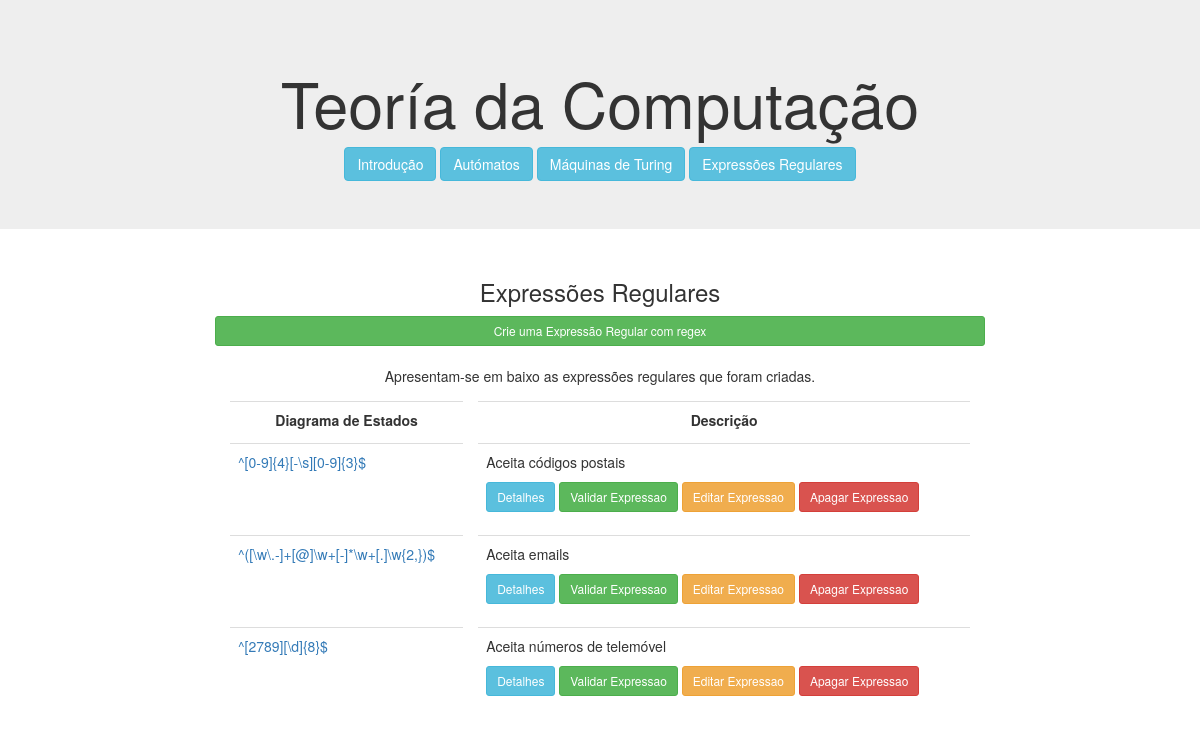
/expressoes/, run on the app's committed database.
### computacao/models.py (models this page shows, shortened)
class Expressao(models.Model):
    nome = models.CharField(max_length=100)
    descricao = models.CharField(max_length=100)
    regex = models.CharField(max_length=100)
    def printRegex(self):
        return self.regex

### computacao/views.py (the view)
# urls.py: path('expressoes/',views.expressoes,name='expressoes'),
def expressoes(request):
    context = {'expressoes': Expressao.objects.all()}
    return render(request, 'computacao/expressoes.html', context)

### computacao/templates/computacao/expressoes.html (shortened to what this page needs)
{% extends 'computacao/layout.html' %}
{% block main %}
    <main class="col-sm-12 text-center">
        <h3>Expressões Regulares</h3>
        <a href="{% url 'computacao:novaexpressao' %}" class="btn btn-success btn-sm btn-block">
        Crie uma Expressão Regular com regex
        </a>
        <br>
        <p>Apresentam-se em baixo as expressões regulares que foram criadas.</p>
        <table align="center" class="table" style="max-width:900px">
            <tr>
                <th class="text-center">Diagrama de Estados</th>
                <th class="text-center">Descrição</th>
            </tr>
            {% load static %}
            {% for expressao in expressoes %}
                <tr class="text-left">
                    <td>
                        <a href="{% url 'computacao:expressao' expressao.id %}">
                        {{expressao.printRegex}}
                        </a>
                    </td>
                    <td style="vertical-align:bottom">
                        <p>{{ expressao.descricao }}</p>
                        <p>
                            <a href="{% url 'computacao:expressao' expressao.id %}" class="btn btn-info  btn-sm">
                                Detalhes
                            </a>
                            <a href="{% url 'computacao:expressao' expressao.id %}" class="btn btn-success  btn-sm">
                                Validar Expressao
                            </a>
                            <a href="{% url 'computacao:editaexpressao' expressao.id %}" class="btn btn-warning  btn-sm">
                                Editar Expressao
                            </a>
                            <a href="{% url 'computacao:apagaexpressao' expressao.id %}" class="btn btn-danger  btn-sm">
                                Apagar Expressao
                            </a>
                        </p>
                    </td>
                </tr>
            {% endfor %}
        </table>
    </main>
{% endblock %}

### computacao/static/computacao/style.css (style rules this page uses)
table tr th { text-align: right; }
table { border-collapse: separate; border-spacing: 15px 5px; }

### data on the page
Expressao: printRegex "^[0-9]{4}[-\\s][0-9]{3}$", descricao "Aceita códigos postais"
Expressao: printRegex "^([\\w\\.-]+[@]\\w+[-]*\\w+[.]\\w{2,})$", descricao "Aceita emails"
Expressao: printRegex "^[2789][\\d]{8}$", descricao "Aceita números de telemóvel"
